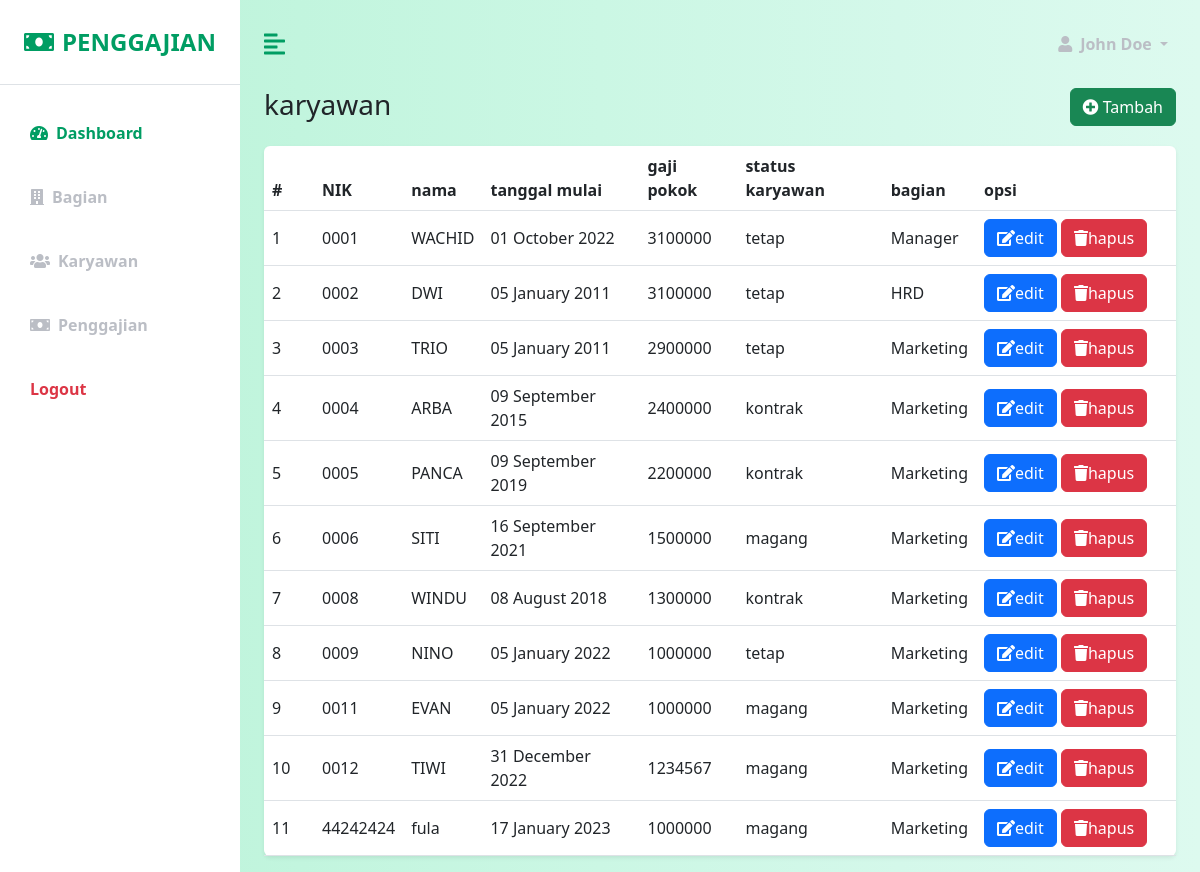
Page /?page=karyawan on the committed database.
### tables this page shows
CREATE TABLE `karyawan` (
  `nik` varchar(20) NOT NULL,
  `nama` varchar(50) DEFAULT NULL,
  `tanggal_mulai` date NOT NULL,
  `gaji_pokok` int(11) NOT NULL,
  `status_karyawan` enum('tetap','kontrak','magang','') NOT NULL,
  `bagian_id` int(11) NOT NULL
);

CREATE TABLE `bagian` (
  `id` int(11) NOT NULL,
  `nama` varchar(255) NOT NULL
);

### controller/karyawan.php (called while the page is built, shortened)
<?php
    class karyawan {
        function tampil_karyawan(){
            $db = new databese();
            $mysqli = $db->connect();
            $sql = "SELECT karyawan.*,bagian.nama nama_bagian FROM karyawan INNER JOIN bagian ON karyawan.bagian_id = bagian.id";
            $result =$mysqli->query($sql);
            while ($row = $result->fetch_assoc()){
                $hasil[]=$row;}
            if (!empty($hasil)){
                return $hasil;}
        }
    }
?>

### pages/karyawan/karyawan.php (the view)
<?php
    require_once "controller/karyawan.php";
$crud = new karyawan();
?>
<div class="row">
    <div class="col">
        <h3>karyawan</h3>
    </div>
    <div class="col">
        <a href="?page=karyawantambah" class="btn btn-success float-end">
            <i class="fa fa-plus-circle"></i>
            Tambah
        </a>
    </div>
</div>
<div class="row mt-3">
    <div class="col">
        <table class="table bg-white rounded shadow-sm table-hover">
            <thead>
                <tr>
                    <th scope="col" width="50">#</th>
                    <th scope="col">NIK</th>
                    <th scope="col">nama</th>
                    <th scope="col">tanggal mulai</th>
                    <th scope="col">gaji pokok</th>
                    <th scope="col">status karyawan</th>
                    <th scope="col">bagian</th>
                    <th scope="col" width="200">opsi</th>
                </tr>
            </thead>
            <tbody>
                <?php
                $no =1;
                $items = $crud->tampil_karyawan();
                    if(!empty ($items)){
                        foreach($items as $x){ ?>
                            <tr class="align-middle">
                            <td><?= $no++?></td>
                            <td><?= $x["nik"]?></td>
                            <td><?= $x["nama"]?></td>
                            <td><?=date( 'd F Y',strtotime($x["tanggal_mulai"]))?></td>
                            <td><?= $x["gaji_pokok"]?></td>
                            <td><?= $x["status_karyawan"]?></td>
                            <td><?= $x["nama_bagian"]?></td>
                            <td>
                                <a href="?page=karyawanubah&id=<?= $x['nik']?>" class="btn btn-primary"> <i class="fa fa-edit"></i>edit</a>
                                <a href="?page=karyawanhapus&id=<?= $x['nik']?>" onclick="javascript: return confirm('komfirmasi data akan dihapus?');" class="btn btn-danger"> <i class="fa fa-trash"></i>hapus</a>
                            </td>
                          </tr>
                       <?php }
                    } ?>
            </tbody>
        </table>
    </div>
</div>

### index.php (shortened to what this page needs)
<!DOCTYPE html>
<html lang="en">
<head>
    <link rel="stylesheet" href="assets/css/bootstrap.min.css">
    <link rel="stylesheet" href="https://cdnjs.cloudflare.com/ajax/libs/font-awesome/5.15.3/css/all.min.css" />
    <link rel="stylesheet" href="assets/css/custom.css" />
</head>
<body>
    <div class="d-flex" id="wrapper">
        <?php include_once "components/sidebar.php"?>
        <div id="page-content-wrapper">
        <?php include "components/navbar.php"?>
        <div class="content-fluid px-4">
            <?php include "routes.php" ?>
                </div>
            </div>
        </div>
</body>
</html>

### components/sidebar.php
<div class="bg-white" id="sidebar-wrapper">
    <div class="sidebar-heading text-center py-4 primary-text fs-4 fw-bold text-uppercase border-bottom"><i
            class="fas fa-money-bill me-2"></i>Penggajian</div>
    <div class="list-group list-group-flush my-3">
        <a href="?page=dashboard" class="list-group-item list-group-item-action bg-transparent second-text active"><i class="fas fa-tachometer-alt me-2"></i>Dashboard</a>
        <a href="?page=bagian" class="list-group-item list-group-item-action bg-transparent second-text fw-bold"><i class="fas fa-building me-2"></i>Bagian</a>
        <a href="?page=karyawan" class="list-group-item list-group-item-action bg-transparent second-text fw-bold"><i class="fas fa-users me-2"></i>Karyawan</a>
        <a href="?page=penggajianbulan" class="list-group-item list-group-item-action bg-transparent second-text fw-bold"><i class="fas fa-money-bill me-2"></i>Penggajian</a>
        <a href="#" class="list-group-item list-group-item-action bg-transparent text-danger fw-bold"><iclass="fas fa-power-off me-2"></iclass=>Logout</a>
</div>
</div>

### components/navbar.php (shortened to what this page needs)
<nav class="navbar navbar-expand-lg navbar-light bg-transparent py-4 px-4">
    <div class="d-flex align-items-center">
        <i class="fas fa-align-left primary-text fs-4 me-3" id="menu-toggle"></i>
    </div>
    <div class="collapse navbar-collapse" id="navbarSupportedContent">
        <ul class="navbar-nav ms-auto mb-2 mb-lg-0">
            <li class="nav-item dropdown">
                <a class="nav-link dropdown-toggle second-text fw-bold" href="#" id="navbarDropdown"
                    role="button" data-bs-toggle="dropdown" aria-expanded="false">
                    <i class="fas fa-user me-2"></i>John Doe
                </a>
            </li>
        </ul>
    </div>
</nav>

### routes.php (shortened to what this page needs)
<?php
    if(isset($_GET["page"])){
        $page = $_GET["page"];
    }else{
        $page ="";
    }
switch ($page){
    case "karyawan":
            include "pages/karyawan/karyawan.php";
            break;
}
?>

### assets/css/custom.css (style rules this page uses)
:root { --main-bg-color: #009d63; --main-text-color: #009d63; --second-text-color: #bbbec5; --second-bg-color: #c1efde; }
.primary-text { color: var(--main-text-color); }
.second-text { color: var(--second-text-color); }
#wrapper { overflow-x: hidden; background-image: linear-gradient(to right, #baf3d7, #c2f5de, #cbf7e4, #d4f8ea, #ddfaef); }
#sidebar-wrapper { min-height: 100vh; margin-left: -15rem; -webkit-transition: margin 0.25s ease-out; -moz-transition: margin 0.25s ease-out; -o-transition: margin 0.25s ease-out; transition: margin 0.25s ease-out; }
#sidebar-wrapper .sidebar-heading { padding: 0.875rem 1.25rem; font-size: 1.2rem; }
#sidebar-wrapper .list-group { width: 15rem; }
#page-content-wrapper { min-width: 100vw; }
#menu-toggle { cursor: pointer; }
.list-group-item { border: none; padding: 20px 30px; }
.list-group-item.active { background-color: transparent; color: var(--main-text-color); font-weight: bold; border: none; }
@media (min-width: 768px) { #sidebar-wrapper { margin-left: 0; } }
@media (min-width: 768px) { #page-content-wrapper { min-width: 0; width: 100%; } }

### rows in the picture
karyawan: nik "0001", nama "WACHID", tanggal_mulai "01 October 2022", gaji_pokok "3100000", status_karyawan "tetap", bagian.nama "Manager"
karyawan: nik "0002", nama "DWI", tanggal_mulai "05 January 2011", gaji_pokok "3100000", status_karyawan "tetap", bagian.nama "HRD"
karyawan: nik "0003", nama "TRIO", tanggal_mulai "05 January 2011", gaji_pokok "2900000", status_karyawan "tetap", bagian.nama "Marketing"
karyawan: nik "0004", nama "ARBA", tanggal_mulai "09 September 2015", gaji_pokok "2400000", status_karyawan "kontrak", bagian.nama "Marketing"
karyawan: nik "0005", nama "PANCA", tanggal_mulai "09 September 2019", gaji_pokok "2200000", status_karyawan "kontrak", bagian.nama "Marketing"
karyawan: nik "0006", nama "SITI", tanggal_mulai "16 September 2021", gaji_pokok "1500000", status_karyawan "magang", bagian.nama "Marketing"
karyawan: nik "0008", nama "WINDU", tanggal_mulai "08 August 2018", gaji_pokok "1300000", status_karyawan "kontrak", bagian.nama "Marketing"
karyawan: nik "0009", nama "NINO", tanggal_mulai "05 January 2022", gaji_pokok "1000000", status_karyawan "tetap", bagian.nama "Marketing"
karyawan: nik "0011", nama "EVAN", tanggal_mulai "05 January 2022", gaji_pokok "1000000", status_karyawan "magang", bagian.nama "Marketing"
karyawan: nik "0012", nama "TIWI", tanggal_mulai "31 December 2022", gaji_pokok "1234567", status_karyawan "magang", bagian.nama "Marketing"
karyawan: nik "44242424", nama "fula", tanggal_mulai "17 January 2023", gaji_pokok "1000000", status_karyawan "magang", bagian.nama "Marketing"
